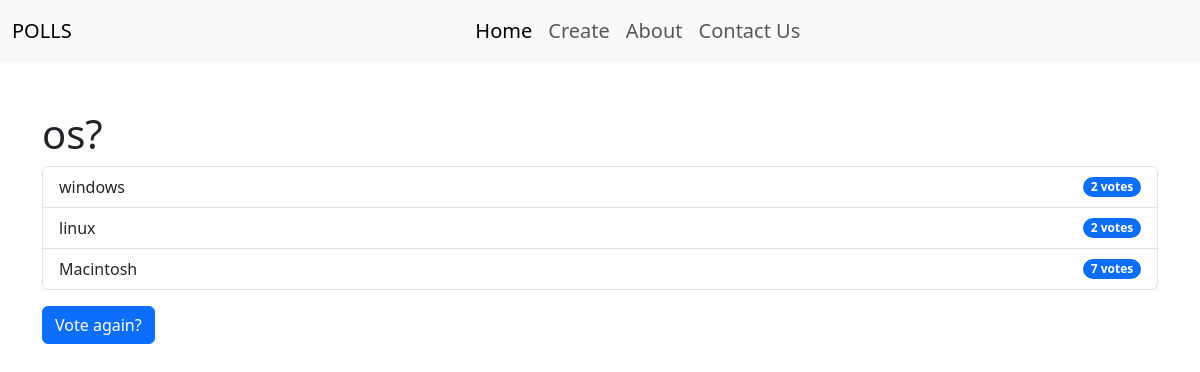
Page /3/result/ on the earlier database version.
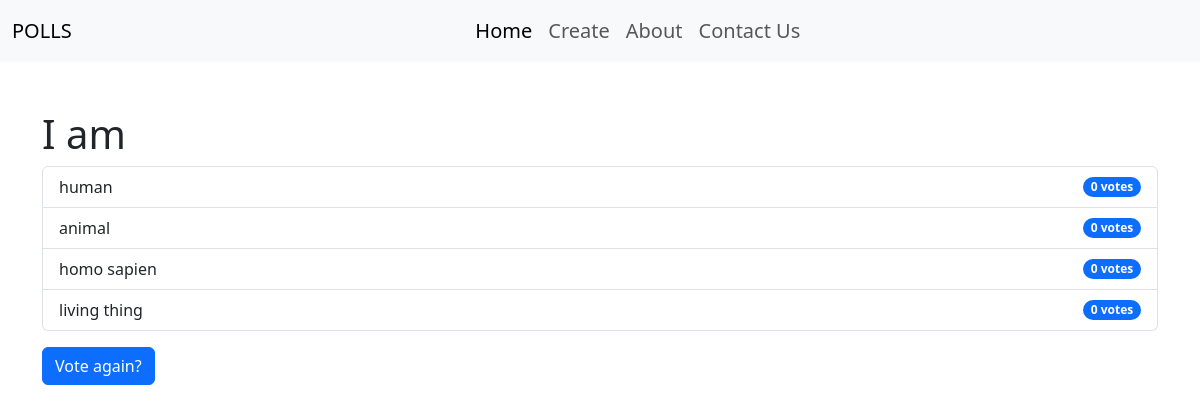
Same page on the later database version.
### polls/models.py (models this page shows, shortened)
class question(models.Model):
    question_text = models.CharField(max_length=300)
    publication_date = models.DateField("data published")

class choice(models.Model):
    question = models.ForeignKey(question, on_delete=models.CASCADE)
    text_choice = models.CharField(max_length=200)
    votes = models.IntegerField(default=0)
    voters = models.ManyToManyField(User, blank=True)  # Track users who voted for this choice

### polls/views.py (the view)
# urls.py: path("<int:pk>/result/" , views.ResultView.as_view() , name="result"),
class ResultView(generic.DetailView):
    model=question
    template_name="polls/results.html"

### polls/templates/polls/results.html (shortened to what this page needs)
<!DOCTYPE html>
<html lang="en">
<head>
    <link href="https://cdn.jsdelivr.net/npm/bootstrap@5.3.0-alpha1/dist/css/bootstrap.min.css" rel="stylesheet">
    {% load static %}
</head>
<body>
  <nav class="navbar navbar-expand-lg bg-body-tertiary">
    <div class="container-fluid">
      <a class="navbar-brand" href="{%url 'polls:index'%}">POLLS</a>
      <div class="collapse navbar-collapse justify-content-center" id="navbarNavAltMarkup">
        <div class="navbar-nav">
          <a class="nav-link fs-5 active ml-20px" aria-current="page" href="{%url 'polls:index'%}">Home</a>
          <a class="nav-link fs-5 mr-33" href="{%url 'polls:create'%}">Create</a>
          <a class="nav-link fs-5" href="{% url 'polls:about'%}">About</a>
          <a class="nav-link fs-5 " href="{% url 'polls:contact'%}">Contact Us</a>
        </div>
      </div>
    </div>
  </nav>
<body>
    <div class="container mt-5">
        <h1>{{ question.question_text }}</h1>
        <ul class="list-group">
            {% for choice in question.choice_set.all %}
                <li class="list-group-item d-flex justify-content-between align-items-center">
                    {{ choice.text_choice }}
                    <span class="badge bg-primary rounded-pill">{{ choice.votes }} vote{{ choice.votes|pluralize }}</span>
                </li>
            {% endfor %}
        </ul>
        <a href="{% url 'polls:details' question.id %}" class="btn btn-primary mt-3">Vote again?</a>
    </div>
</body>
</html>

Differences in the rows shown:
no longer on this page (row edited): choice: text_choice "windows", votes "2"
no longer on this page (row edited): choice: text_choice "linux", votes "2"
no longer on this page (row edited): choice: text_choice "Macintosh", votes "7"
changed question: question_text "os?" → "I am"
now on this page (row edited): choice: text_choice "human", votes "0"
now on this page (row edited): choice: text_choice "animal", votes "0"
now on this page (row edited): choice: text_choice "homo sapien", votes "0"
now on this page (row edited): choice: text_choice "living thing", votes "0"
